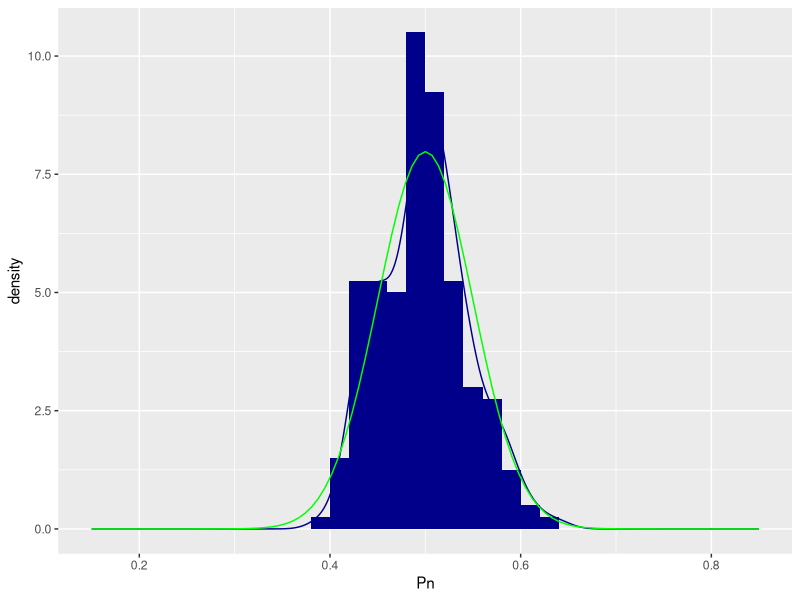
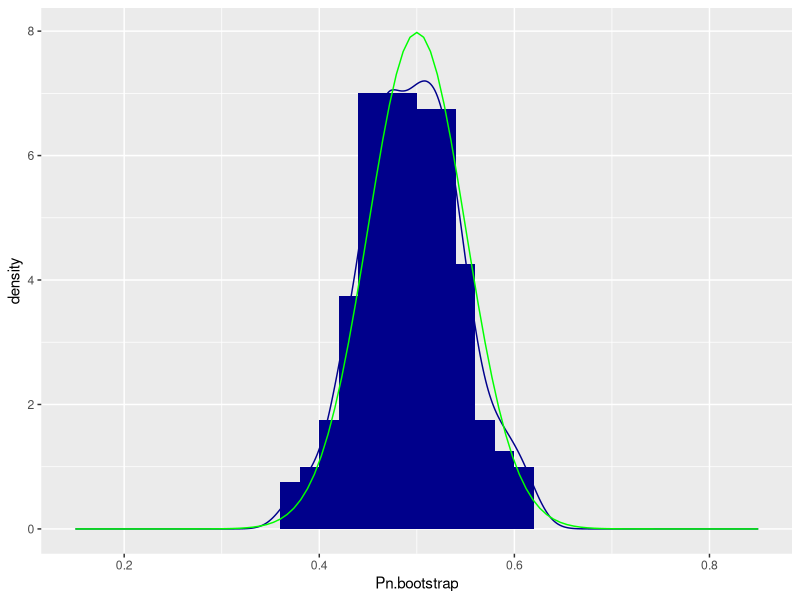

The R script that drew these images, in order:
## ---- chunk 1
knitr::opts_chunk$set(echo = TRUE, cache = FALSE, fig.width = 4, fig.height = 3, fig.align = 'center',
                      dpi = 150)
## ---- chunk 2
library(tidyverse)
library(purrr)
gtheme <- theme_grey(base_size = 11)
## ---- chunk 3
size <- 1
P <- 0.5
X <- rbinom(n = 20000, size, P)
## ---- chunk 4
n <- 100
Pn.size <- length(X) / n
Pn <- X %>%
  matrix(nrow = Pn.size, ncol = n) %>%
  array_branch(1) %>%
  map_dbl(mean)
## ---- chunk 5
breaks <- hist(Pn, plot = FALSE, )$breaks
ggplot(data.frame(Pn = Pn), aes(x = Pn)) +
  geom_histogram(aes(y=..density..), breaks = breaks, fill = "blue4") + 
  geom_density(aes(y=..density..), color = "blue4") + 
  stat_function(fun = dnorm, args = list(mean = P, sd = sqrt(P * (1 - P)) / sqrt(n)), color = "green") +
  xlim(0.15,0.85) + 
  gtheme
## ---- chunk 6
bootstrap <- function(i, X, n) {
  mean(X[sample.int(length(X), n)])
}
Pn.bootstrap <- 1:Pn.size %>%
  map_dbl(bootstrap, X = X, n = n)
## ---- chunk 7
breaks <- hist(Pn.bootstrap, plot = FALSE)$breaks
ggplot(data.frame(Pn.bootstrap = Pn.bootstrap), aes(x = Pn.bootstrap)) +
  geom_histogram(aes(y=..density..), breaks = breaks, fill = "blue4") + 
  geom_density(aes(y=..density..), color = "blue4") + 
  stat_function(fun = dnorm, args = list(mean = P, sd = sqrt(P * (1 - P)) / sqrt(n)), color = "green") +
  xlim(0.15,0.85) + 
  gtheme
